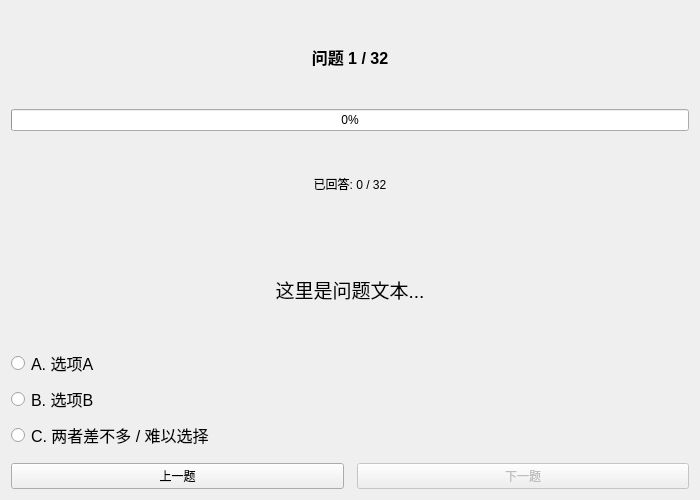
<?xml version="1.0" encoding="utf-8"?>
<ui version="4.0">
	<class>QuizPage</class>
	<widget class="QWidget" name="QuizPage">
		<property name="geometry">
			<rect>
				<x>0</x>
				<y>0</y>
				<width>700</width>
				<height>500</height>
			</rect>
		</property>
		<property name="windowTitle">
			<string>MBTI 测试</string>
		</property>
		<layout class="QVBoxLayout" name="verticalLayout">
			<item>
				<widget class="QLabel" name="labelQuestionNum">
					<property name="font">
						<font>
							<pointsize>12</pointsize>
							<bold>true</bold>
						</font>
					</property>
					<property name="text">
						<string>问题 1 / 32</string>
					</property>
					<property name="alignment">
						<set>Qt::AlignCenter</set>
					</property>
				</widget>
			</item>
			<item>
				<widget class="QProgressBar" name="progressBar">
					<property name="value">
						<number>0</number>
					</property>
				</widget>
			</item>
			<item>
				<widget class="QLabel" name="labelProgress">
					<property name="text">
						<string>已回答: 0 / 32</string>
					</property>
					<property name="alignment">
						<set>Qt::AlignCenter</set>
					</property>
				</widget>
			</item>
			<item>
				<spacer name="verticalSpacer_2">
					<property name="orientation">
						<enum>Qt::Vertical</enum>
					</property>
				</spacer>
			</item>
			<item>
				<widget class="QLabel" name="labelQuestionText">
					<property name="font">
						<font>
							<pointsize>14</pointsize>
						</font>
					</property>
					<property name="text">
						<string>这里是问题文本...</string>
					</property>
					<property name="alignment">
						<set>Qt::AlignCenter</set>
					</property>
					<property name="wordWrap">
						<bool>true</bool>
					</property>
				</widget>
			</item>
			<item>
				<spacer name="verticalSpacer">
					<property name="orientation">
						<enum>Qt::Vertical</enum>
					</property>
				</spacer>
			</item>
			<item>
				<layout class="QVBoxLayout" name="optionsLayout">
					<item>
						<widget class="QRadioButton" name="radioA">
							<property name="font">
								<font>
									<pointsize>12</pointsize>
								</font>
							</property>
							<property name="text">
								<string>A. 选项A</string>
							</property>
						</widget>
					</item>
					<item>
						<widget class="QRadioButton" name="radioB">
							<property name="font">
								<font>
									<pointsize>12</pointsize>
								</font>
							</property>
							<property name="text">
								<string>B. 选项B</string>
							</property>
						</widget>
					</item>
					<item>
						<widget class="QRadioButton" name="radioNeutral">
							<property name="font">
								<font>
									<pointsize>12</pointsize>
								</font>
							</property>
							<property name="text">
								<string>C. 两者差不多 / 难以选择</string>
							</property>
						</widget>
					</item>
				</layout>
			</item>
			<item>
				<spacer name="verticalSpacer_3">
					<property name="orientation">
						<enum>Qt::Vertical</enum>
					</property>
				</spacer>
			</item>
			<item>
				<layout class="QHBoxLayout" name="buttonLayout">
					<item>
						<widget class="QPushButton" name="btnPrev">
							<property name="text">
								<string>上一题</string>
							</property>
						</widget>
					</item>
					<item>
						<spacer name="horizontalSpacer">
							<property name="orientation">
								<enum>Qt::Horizontal</enum>
							</property>
						</spacer>
					</item>
					<item>
						<widget class="QPushButton" name="btnNext">
							<property name="text">
								<string>下一题</string>
							</property>
							<property name="enabled">
								<bool>false</bool>
							</property>
						</widget>
					</item>
				</layout>
			</item>
		</layout>
	</widget>
	<resources/>
	<connections/>
</ui>
